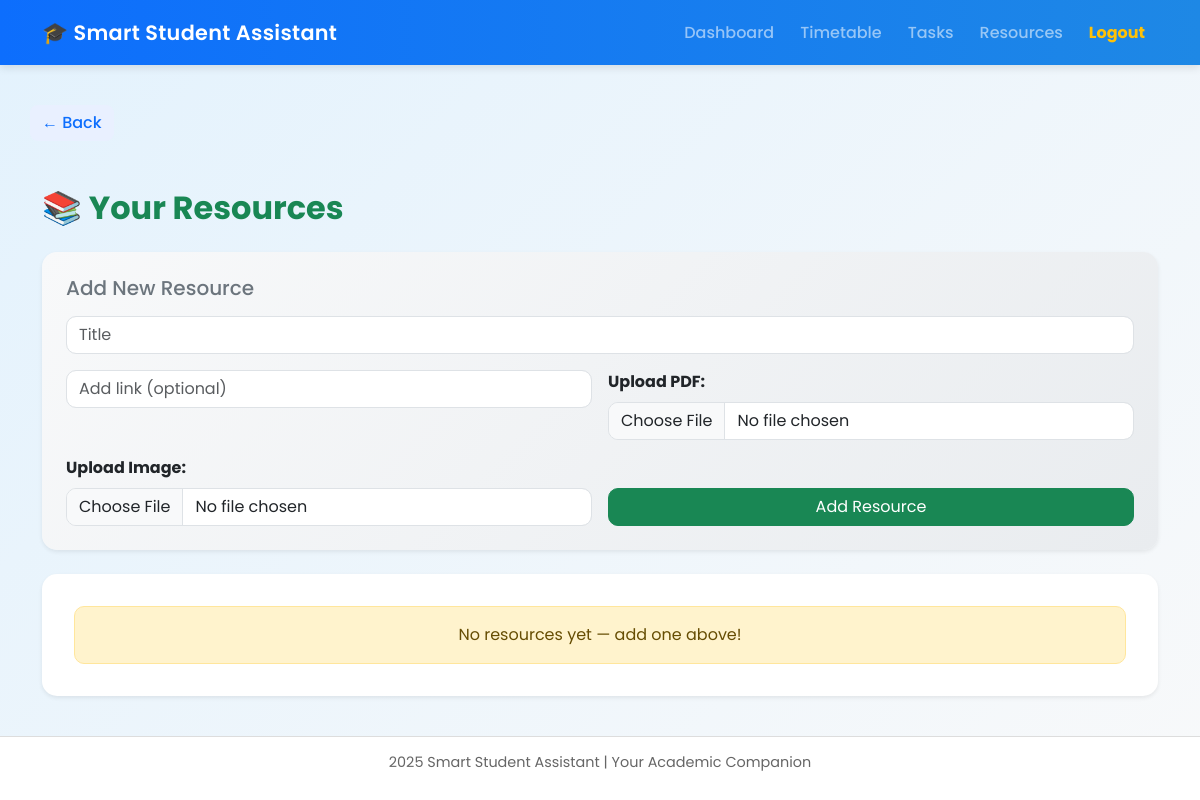
The app's page /resources/ (signed in), older data.
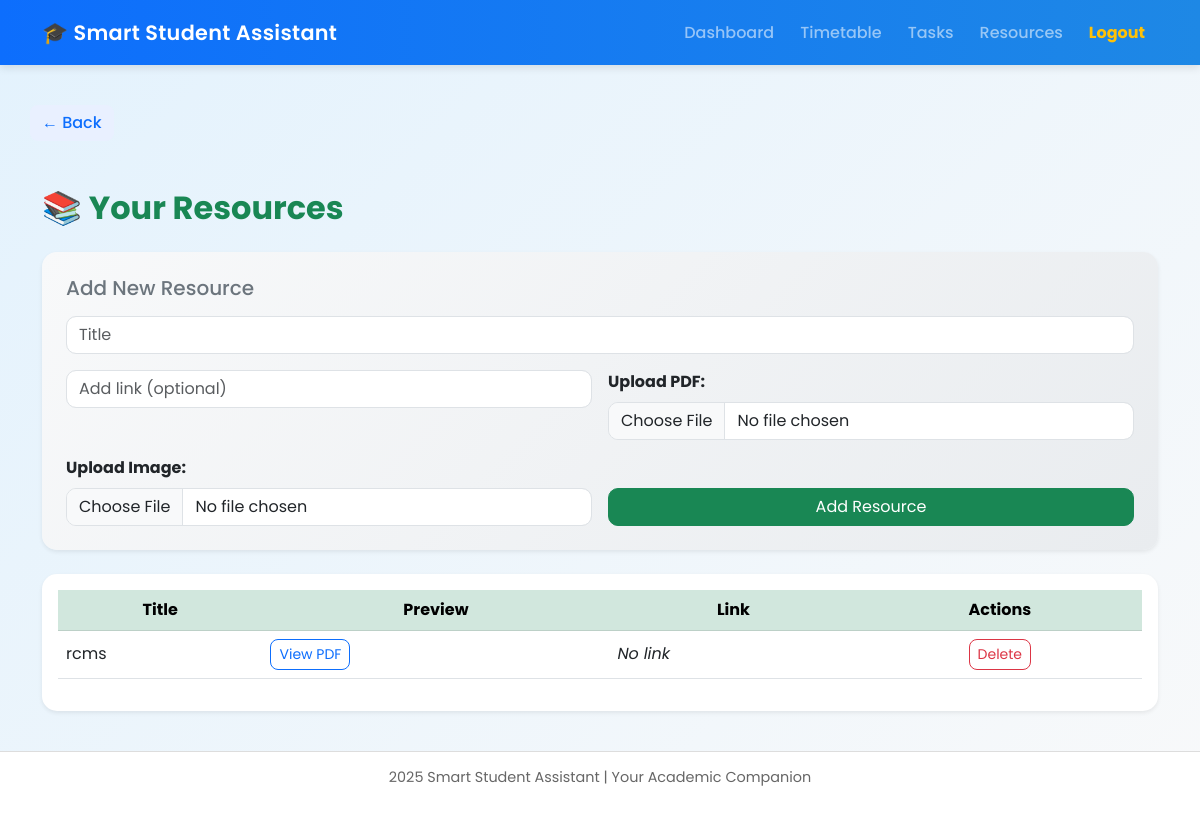
The same page, newer data.
### core/models.py (models this page shows, shortened)
class Resource(models.Model):
    title = models.CharField(max_length=255)
    file = models.FileField(upload_to='resources/files/', blank=True, null=True)
    image = models.ImageField(upload_to='resources/images/', blank=True, null=True)
    link = models.URLField(blank=True, null=True)
    user = models.ForeignKey(User, on_delete=models.CASCADE, null=True, blank=True)

### core/views.py (the view, shortened to what this page needs)
@login_required
def resources(request):
    resources = Resource.objects.filter(user=request.user)
    return render(request, 'core/resources.html', {'resources': resources})

### core/templates/core/resources.html (shortened to what this page needs)
{% extends 'core/base.html' %} {% block content %}
<div class="container mt-5">
  <h2 class="fw-bold text-success mb-4">📚 Your Resources</h2>
  <div
    class="card p-4 shadow-sm mb-4"
    style="
      border-radius: 15px;
      background: linear-gradient(135deg, #f8f9fa, #e9ecef);
    "
  >
    <h5 class="text-secondary mb-3">Add New Resource</h5>
    <form method="POST" enctype="multipart/form-data">
      <div class="row g-3">
        <div class="col-md-12">
          <input
            type="text"
            name="title"
            placeholder="Title"
            class="form-control"
            style="border-radius: 10px"
            required
          />
        </div>
        <div class="col-md-6">
          <input
            type="url"
            name="link"
            placeholder="Add link (optional)"
            class="form-control"
            style="border-radius: 10px"
          />
        </div>
        <div class="col-md-6">
          <label class="form-label"><strong>Upload PDF:</strong></label>
          <input
            type="file"
            name="file"
            accept=".pdf"
            class="form-control"
            style="border-radius: 10px"
          />
        </div>
        <div class="col-md-6">
          <label class="form-label"><strong>Upload Image:</strong></label>
          <input
            type="file"
            name="image"
            accept="image/*"
            class="form-control"
            style="border-radius: 10px"
          />
        </div>
        <div class="col-md-6 d-flex align-items-end">
          <button
            type="submit"
            class="btn btn-success w-100"
            style="border-radius: 10px"
          >
            Add Resource
          </button>
        </div>
      </div>
    </form>
  </div>
  <div class="card shadow-sm p-3" style="border-radius: 15px">
    {% if resources %}
    <table class="table table-hover align-middle">
      <thead class="table-success text-center" style="border-radius: 10px">
        <tr>
          <th>Title</th>
          <th>Preview</th>
          <th>Link</th>
          <th>Actions</th>
        </tr>
      </thead>
      <tbody>
        {% for r in resources %}
        <tr style="border-radius: 10px">
          <td>{{ r.title }}</td>
          <td>
            {% if r.file %}
            <a
              href="{{ r.file.url }}"
              target="_blank"
              class="btn btn-sm btn-outline-primary"
              style="border-radius: 8px"
              >View PDF</a
            >
            {% else %}
            <em>No file</em>
            {% endif %}
          </td>
          <td>
            {% if r.link %}
            <a
              href="{{ r.link }}"
              target="_blank"
              class="btn btn-sm btn-outline-info"
              style="border-radius: 8px"
              >Open Link</a
            >
            {% else %}
            <em>No link</em>
            {% endif %}
          </td>
          <td class="text-center">
            <a
              href="{% url 'delete_resource' r.id %}"
              class="btn btn-sm btn-outline-danger"
              style="border-radius: 8px"
              >Delete</a
            >
          </td>
        </tr>
        {% endfor %}
      </tbody>
    </table>
    {% else %}
    <div
      class="alert alert-warning text-center m-3"
      style="border-radius: 10px"
    >
      No resources yet — add one above!
    </div>
    {% endif %}
  </div>
</div>
{% endblock %}

Row changes from the older to the newer data that the page shows:
added Resource: title "rcms", link "No link"
Text that changed along with them:
text no longer shown: "No resources yet — add one above!"
text now shown: "Title Preview Link Actions"
